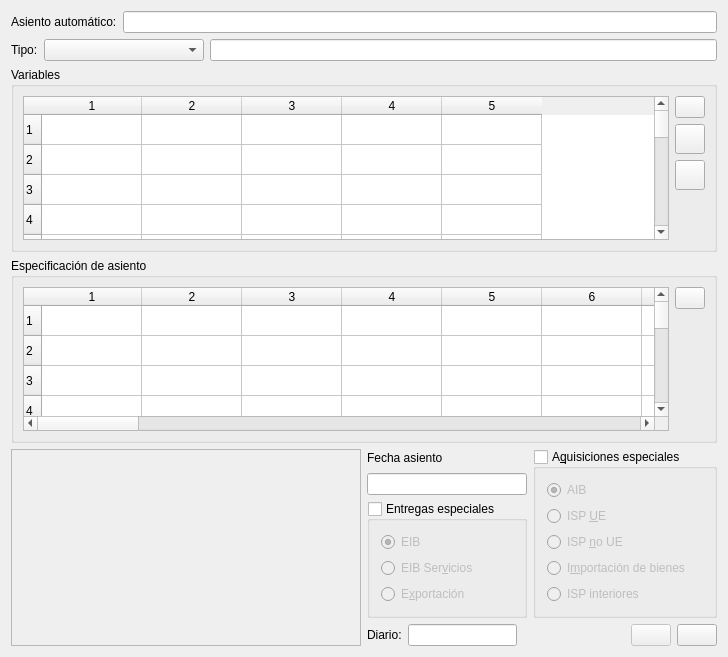
<?xml version="1.0" encoding="UTF-8"?>
<ui version="4.0">
 <author>José Manuel Díez Botella</author>
 <class>edasientomodelo</class>
 <widget class="QDialog" name="edasientomodelo">
  <property name="geometry">
   <rect>
    <x>0</x>
    <y>0</y>
    <width>728</width>
    <height>657</height>
   </rect>
  </property>
  <property name="windowTitle">
   <string>Edición de asiento automático</string>
  </property>
  <layout class="QVBoxLayout" name="verticalLayout_5">
   <item>
    <layout class="QHBoxLayout">
     <property name="spacing">
      <number>6</number>
     </property>
     <property name="leftMargin">
      <number>0</number>
     </property>
     <property name="topMargin">
      <number>0</number>
     </property>
     <property name="rightMargin">
      <number>0</number>
     </property>
     <property name="bottomMargin">
      <number>0</number>
     </property>
     <item>
      <widget class="QLabel" name="textLabel1">
       <property name="frameShape">
        <enum>QFrame::NoFrame</enum>
       </property>
       <property name="frameShadow">
        <enum>QFrame::Plain</enum>
       </property>
       <property name="text">
        <string>Asiento automático:</string>
       </property>
       <property name="wordWrap">
        <bool>false</bool>
       </property>
      </widget>
     </item>
     <item>
      <widget class="QLineEdit" name="modelolineEdit">
       <property name="minimumSize">
        <size>
         <width>500</width>
         <height>0</height>
        </size>
       </property>
      </widget>
     </item>
    </layout>
   </item>
   <item>
    <layout class="QHBoxLayout" name="horizontalLayout">
     <item>
      <widget class="QLabel" name="label">
       <property name="text">
        <string>Tipo:</string>
       </property>
      </widget>
     </item>
     <item>
      <widget class="QComboBox" name="tipocomboBox">
       <property name="minimumSize">
        <size>
         <width>160</width>
         <height>0</height>
        </size>
       </property>
      </widget>
     </item>
     <item>
      <widget class="QLineEdit" name="tipolineEdit">
       <property name="readOnly">
        <bool>true</bool>
       </property>
      </widget>
     </item>
    </layout>
   </item>
   <item>
    <widget class="QGroupBox" name="groupBox">
     <property name="title">
      <string>Variables</string>
     </property>
     <layout class="QHBoxLayout">
      <property name="spacing">
       <number>6</number>
      </property>
      <property name="leftMargin">
       <number>9</number>
      </property>
      <property name="topMargin">
       <number>9</number>
      </property>
      <property name="rightMargin">
       <number>9</number>
      </property>
      <property name="bottomMargin">
       <number>9</number>
      </property>
      <item>
       <widget class="QTableWidget" name="variablestable">
        <property name="rowCount">
         <number>50</number>
        </property>
        <property name="columnCount">
         <number>5</number>
        </property>
        <row/>
        <row/>
        <row/>
        <row/>
        <row/>
        <row/>
        <row/>
        <row/>
        <row/>
        <row/>
        <row/>
        <row/>
        <row/>
        <row/>
        <row/>
        <row/>
        <row/>
        <row/>
        <row/>
        <row/>
        <row/>
        <row/>
        <row/>
        <row/>
        <row/>
        <row/>
        <row/>
        <row/>
        <row/>
        <row/>
        <row/>
        <row/>
        <row/>
        <row/>
        <row/>
        <row/>
        <row/>
        <row/>
        <row/>
        <row/>
        <row/>
        <row/>
        <row/>
        <row/>
        <row/>
        <row/>
        <row/>
        <row/>
        <row/>
        <row/>
        <column/>
        <column/>
        <column/>
        <column/>
        <column/>
       </widget>
      </item>
      <item>
       <layout class="QVBoxLayout">
        <property name="spacing">
         <number>6</number>
        </property>
        <property name="leftMargin">
         <number>0</number>
        </property>
        <property name="topMargin">
         <number>0</number>
        </property>
        <property name="rightMargin">
         <number>0</number>
        </property>
        <property name="bottomMargin">
         <number>0</number>
        </property>
        <item>
         <widget class="QPushButton" name="borrarlineavarpushButton">
          <property name="maximumSize">
           <size>
            <width>30</width>
            <height>30</height>
           </size>
          </property>
          <property name="toolTip">
           <string>Borrar</string>
          </property>
          <property name="text">
           <string/>
          </property>
          <property name="icon">
           <iconset resource="keme.qrc">
            <normaloff>:/iconos/graf/borraelem.png</normaloff>:/iconos/graf/borraelem.png</iconset>
          </property>
          <property name="autoDefault">
           <bool>false</bool>
          </property>
         </widget>
        </item>
        <item>
         <widget class="QPushButton" name="arribapushButton">
          <property name="minimumSize">
           <size>
            <width>30</width>
            <height>30</height>
           </size>
          </property>
          <property name="maximumSize">
           <size>
            <width>30</width>
            <height>30</height>
           </size>
          </property>
          <property name="toolTip">
           <string>Subir</string>
          </property>
          <property name="text">
           <string/>
          </property>
          <property name="icon">
           <iconset resource="keme.qrc">
            <normaloff>:/iconos/graf/up.png</normaloff>:/iconos/graf/up.png</iconset>
          </property>
          <property name="autoDefault">
           <bool>false</bool>
          </property>
         </widget>
        </item>
        <item>
         <widget class="QPushButton" name="abajopushButton">
          <property name="minimumSize">
           <size>
            <width>30</width>
            <height>30</height>
           </size>
          </property>
          <property name="maximumSize">
           <size>
            <width>30</width>
            <height>30</height>
           </size>
          </property>
          <property name="toolTip">
           <string>Bajar</string>
          </property>
          <property name="text">
           <string/>
          </property>
          <property name="icon">
           <iconset resource="keme.qrc">
            <normaloff>:/iconos/graf/down.png</normaloff>:/iconos/graf/down.png</iconset>
          </property>
          <property name="autoDefault">
           <bool>false</bool>
          </property>
          <property name="default">
           <bool>false</bool>
          </property>
         </widget>
        </item>
        <item>
         <spacer>
          <property name="orientation">
           <enum>Qt::Vertical</enum>
          </property>
          <property name="sizeHint" stdset="0">
           <size>
            <width>20</width>
            <height>40</height>
           </size>
          </property>
         </spacer>
        </item>
       </layout>
      </item>
     </layout>
    </widget>
   </item>
   <item>
    <widget class="QGroupBox" name="groupBox_2">
     <property name="title">
      <string>Especificación de asiento</string>
     </property>
     <layout class="QHBoxLayout">
      <property name="spacing">
       <number>6</number>
      </property>
      <property name="leftMargin">
       <number>9</number>
      </property>
      <property name="topMargin">
       <number>9</number>
      </property>
      <property name="rightMargin">
       <number>9</number>
      </property>
      <property name="bottomMargin">
       <number>9</number>
      </property>
      <item>
       <widget class="QTableWidget" name="detalletable">
        <property name="rowCount">
         <number>50</number>
        </property>
        <property name="columnCount">
         <number>36</number>
        </property>
        <row/>
        <row/>
        <row/>
        <row/>
        <row/>
        <row/>
        <row/>
        <row/>
        <row/>
        <row/>
        <row/>
        <row/>
        <row/>
        <row/>
        <row/>
        <row/>
        <row/>
        <row/>
        <row/>
        <row/>
        <row/>
        <row/>
        <row/>
        <row/>
        <row/>
        <row/>
        <row/>
        <row/>
        <row/>
        <row/>
        <row/>
        <row/>
        <row/>
        <row/>
        <row/>
        <row/>
        <row/>
        <row/>
        <row/>
        <row/>
        <row/>
        <row/>
        <row/>
        <row/>
        <row/>
        <row/>
        <row/>
        <row/>
        <row/>
        <row/>
        <column/>
        <column/>
        <column/>
        <column/>
        <column/>
        <column/>
        <column/>
        <column/>
        <column/>
        <column/>
        <column/>
        <column/>
        <column/>
        <column/>
        <column/>
        <column/>
        <column/>
        <column/>
        <column/>
        <column/>
        <column/>
        <column/>
        <column/>
        <column/>
        <column/>
        <column/>
        <column/>
        <column/>
        <column/>
        <column/>
        <column/>
        <column/>
        <column/>
        <column/>
        <column/>
        <column/>
       </widget>
      </item>
      <item>
       <layout class="QVBoxLayout">
        <property name="spacing">
         <number>6</number>
        </property>
        <property name="leftMargin">
         <number>0</number>
        </property>
        <property name="topMargin">
         <number>0</number>
        </property>
        <property name="rightMargin">
         <number>0</number>
        </property>
        <property name="bottomMargin">
         <number>0</number>
        </property>
        <item>
         <widget class="QPushButton" name="borrardetlinpushButton">
          <property name="maximumSize">
           <size>
            <width>30</width>
            <height>30</height>
           </size>
          </property>
          <property name="toolTip">
           <string>Borrar</string>
          </property>
          <property name="text">
           <string/>
          </property>
          <property name="icon">
           <iconset resource="keme.qrc">
            <normaloff>:/iconos/graf/borraelem.png</normaloff>:/iconos/graf/borraelem.png</iconset>
          </property>
          <property name="autoDefault">
           <bool>false</bool>
          </property>
         </widget>
        </item>
        <item>
         <spacer>
          <property name="orientation">
           <enum>Qt::Vertical</enum>
          </property>
          <property name="sizeHint" stdset="0">
           <size>
            <width>20</width>
            <height>40</height>
           </size>
          </property>
         </spacer>
        </item>
       </layout>
      </item>
     </layout>
    </widget>
   </item>
   <item>
    <layout class="QHBoxLayout" name="horizontalLayout_4">
     <item>
      <widget class="QTextEdit" name="formulatextEdit">
       <property name="enabled">
        <bool>false</bool>
       </property>
      </widget>
     </item>
     <item>
      <layout class="QVBoxLayout" name="verticalLayout_4">
       <item>
        <layout class="QHBoxLayout" name="horizontalLayout_3">
         <item>
          <layout class="QVBoxLayout" name="verticalLayout_3">
           <item>
            <widget class="QLabel" name="textLabel1_2">
             <property name="text">
              <string>Fecha asiento</string>
             </property>
             <property name="wordWrap">
              <bool>false</bool>
             </property>
            </widget>
           </item>
           <item>
            <widget class="QLineEdit" name="fechalineEdit">
             <property name="maximumSize">
              <size>
               <width>160</width>
               <height>16777215</height>
              </size>
             </property>
            </widget>
           </item>
           <item>
            <widget class="QGroupBox" name="entregasgroupBox">
             <property name="title">
              <string>Entregas especiales</string>
             </property>
             <property name="checkable">
              <bool>true</bool>
             </property>
             <property name="checked">
              <bool>false</bool>
             </property>
             <layout class="QVBoxLayout" name="verticalLayout_2">
              <item>
               <widget class="QRadioButton" name="eibradioButton">
                <property name="text">
                 <string>EIB</string>
                </property>
                <property name="checked">
                 <bool>true</bool>
                </property>
               </widget>
              </item>
              <item>
               <widget class="QRadioButton" name="eib_serv_radioButton">
                <property name="text">
                 <string>EIB Ser&amp;vicios</string>
                </property>
               </widget>
              </item>
              <item>
               <widget class="QRadioButton" name="exportradioButton">
                <property name="text">
                 <string>E&amp;xportación</string>
                </property>
               </widget>
              </item>
             </layout>
            </widget>
           </item>
          </layout>
         </item>
         <item>
          <widget class="QGroupBox" name="adqgroupBox">
           <property name="title">
            <string>A&amp;quisiciones especiales</string>
           </property>
           <property name="checkable">
            <bool>true</bool>
           </property>
           <property name="checked">
            <bool>false</bool>
           </property>
           <layout class="QVBoxLayout" name="verticalLayout">
            <item>
             <widget class="QRadioButton" name="AIBradioButton">
              <property name="text">
               <string>AIB</string>
              </property>
              <property name="checked">
               <bool>true</bool>
              </property>
             </widget>
            </item>
            <item>
             <widget class="QRadioButton" name="autofactura_radioButton">
              <property name="text">
               <string>ISP &amp;UE</string>
              </property>
             </widget>
            </item>
            <item>
             <widget class="QRadioButton" name="autofactura_no_ue_radioButton">
              <property name="text">
               <string>ISP &amp;no UE</string>
              </property>
             </widget>
            </item>
            <item>
             <widget class="QRadioButton" name="importradioButton">
              <property name="text">
               <string>I&amp;mportación de bienes</string>
              </property>
             </widget>
            </item>
            <item>
             <widget class="QRadioButton" name="isp_inter_radioButton">
              <property name="text">
               <string>ISP interiores</string>
              </property>
             </widget>
            </item>
           </layout>
          </widget>
         </item>
        </layout>
       </item>
       <item>
        <layout class="QHBoxLayout" name="horizontalLayout_2">
         <item>
          <widget class="QLabel" name="label_2">
           <property name="text">
            <string>Diario:</string>
           </property>
          </widget>
         </item>
         <item>
          <widget class="QLineEdit" name="diariolineEdit"/>
         </item>
         <item>
          <spacer name="horizontalSpacer">
           <property name="orientation">
            <enum>Qt::Horizontal</enum>
           </property>
           <property name="sizeHint" stdset="0">
            <size>
             <width>40</width>
             <height>20</height>
            </size>
           </property>
          </spacer>
         </item>
         <item>
          <layout class="QHBoxLayout">
           <property name="spacing">
            <number>6</number>
           </property>
           <property name="leftMargin">
            <number>0</number>
           </property>
           <property name="topMargin">
            <number>0</number>
           </property>
           <property name="rightMargin">
            <number>0</number>
           </property>
           <property name="bottomMargin">
            <number>0</number>
           </property>
           <item>
            <widget class="QPushButton" name="guardarpushButton">
             <property name="enabled">
              <bool>false</bool>
             </property>
             <property name="maximumSize">
              <size>
               <width>70</width>
               <height>45</height>
              </size>
             </property>
             <property name="toolTip">
              <string>Guardar</string>
             </property>
             <property name="text">
              <string/>
             </property>
             <property name="icon">
              <iconset resource="keme.qrc">
               <normaloff>:/iconos/graf/disk.xpm</normaloff>:/iconos/graf/disk.xpm</iconset>
             </property>
             <property name="iconSize">
              <size>
               <width>32</width>
               <height>32</height>
              </size>
             </property>
             <property name="shortcut">
              <string>Alt+G</string>
             </property>
            </widget>
           </item>
           <item>
            <widget class="QPushButton" name="salirpushButton">
             <property name="maximumSize">
              <size>
               <width>70</width>
               <height>45</height>
              </size>
             </property>
             <property name="toolTip">
              <string>Salir</string>
             </property>
             <property name="text">
              <string/>
             </property>
             <property name="icon">
              <iconset resource="keme.qrc">
               <normaloff>:/iconos/graf/application-exit.png</normaloff>:/iconos/graf/application-exit.png</iconset>
             </property>
             <property name="iconSize">
              <size>
               <width>32</width>
               <height>32</height>
              </size>
             </property>
             <property name="shortcut">
              <string>Alt+S</string>
             </property>
            </widget>
           </item>
          </layout>
         </item>
        </layout>
       </item>
      </layout>
     </item>
    </layout>
   </item>
  </layout>
 </widget>
 <layoutdefault spacing="6" margin="11"/>
 <tabstops>
  <tabstop>modelolineEdit</tabstop>
  <tabstop>tipocomboBox</tabstop>
  <tabstop>tipolineEdit</tabstop>
  <tabstop>variablestable</tabstop>
  <tabstop>borrarlineavarpushButton</tabstop>
  <tabstop>arribapushButton</tabstop>
  <tabstop>abajopushButton</tabstop>
  <tabstop>detalletable</tabstop>
  <tabstop>borrardetlinpushButton</tabstop>
  <tabstop>formulatextEdit</tabstop>
  <tabstop>fechalineEdit</tabstop>
  <tabstop>entregasgroupBox</tabstop>
  <tabstop>adqgroupBox</tabstop>
  <tabstop>eibradioButton</tabstop>
  <tabstop>eib_serv_radioButton</tabstop>
  <tabstop>exportradioButton</tabstop>
  <tabstop>AIBradioButton</tabstop>
  <tabstop>autofactura_radioButton</tabstop>
  <tabstop>autofactura_no_ue_radioButton</tabstop>
  <tabstop>importradioButton</tabstop>
  <tabstop>isp_inter_radioButton</tabstop>
  <tabstop>diariolineEdit</tabstop>
  <tabstop>guardarpushButton</tabstop>
  <tabstop>salirpushButton</tabstop>
 </tabstops>
 <resources>
  <include location="keme.qrc"/>
 </resources>
 <connections/>
</ui>
